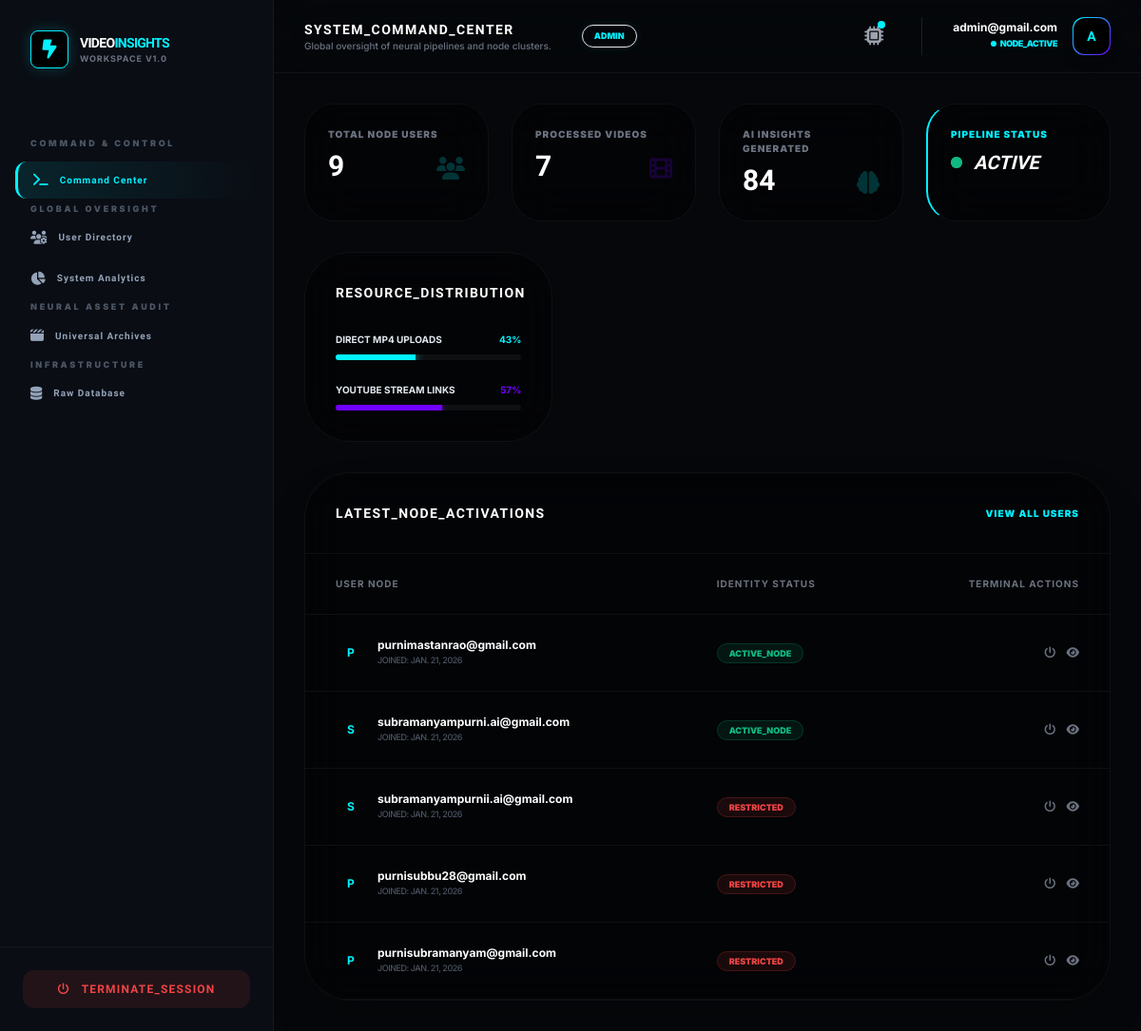
The app's page /analysis/admin/dashboard/ (signed in), older data.
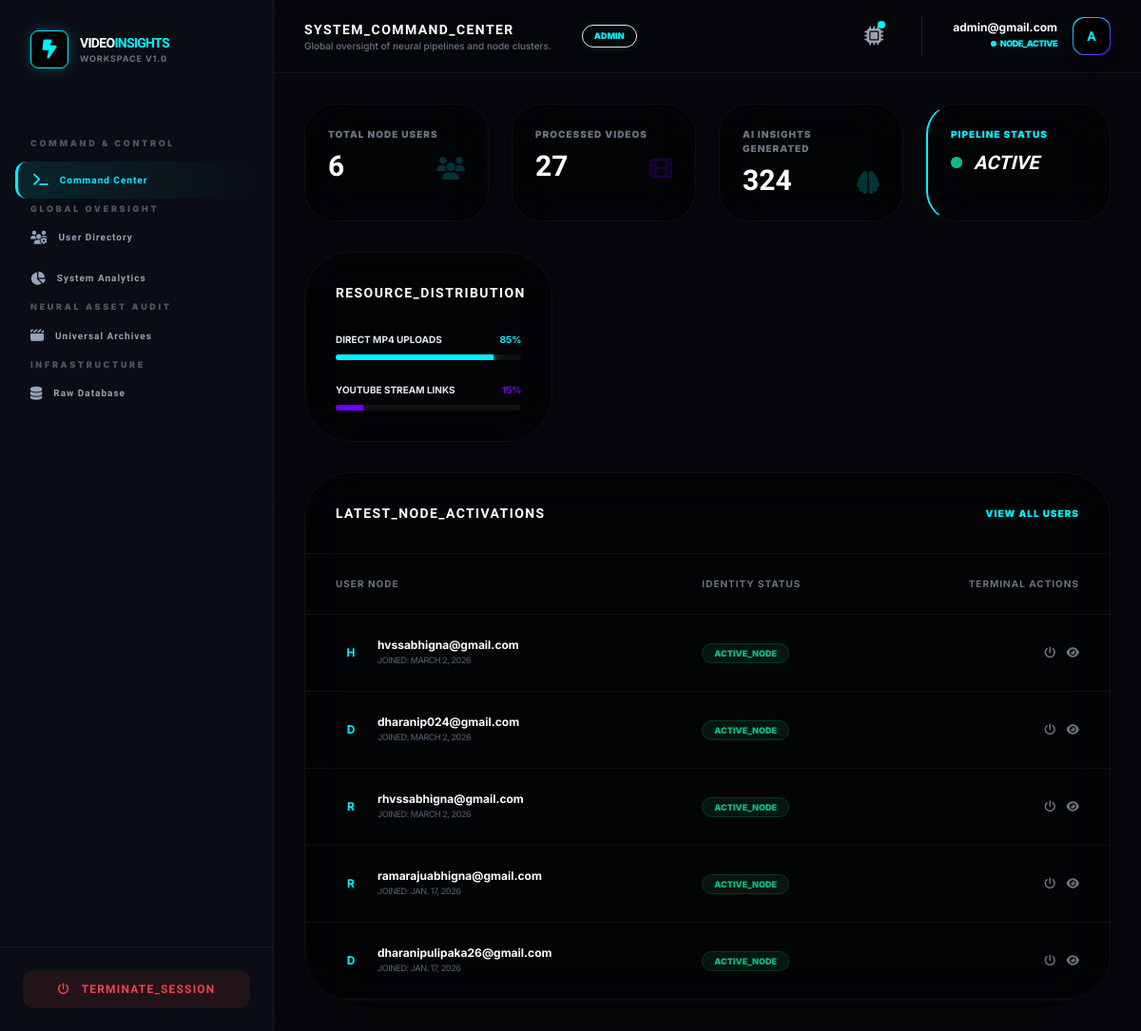
The same page, newer data.
### accounts/models.py (models this page shows, shortened)
class User(AbstractUser):
    username = None
    email = models.EmailField(unique=True)
    ROLE_CHOICES = (
        ('admin', 'Admin'),
        ('user', 'User'),
    )
    role = models.CharField(max_length=10, choices=ROLE_CHOICES, default='user')
    is_verified = models.BooleanField(default=False)
    login_count = models.PositiveIntegerField(default=0)
    USERNAME_FIELD = 'email'
    REQUIRED_FIELDS = []
    objects = CustomUserManager()

### analysis/views.py (the view)
# urls.py: path('admin/dashboard/', views.admin_dashboard, name='admin_dashboard'),
@user_passes_test(is_admin)
def admin_dashboard(request):
    all_users = User.objects.all().order_by('-date_joined')
    all_vids = VideoAnalysis.objects.all()
    total = all_vids.count()
    yt_count = all_vids.filter(video_file="").count()
    stats = {
        'total_users': all_users.count(),
        'total_videos': total,
        'total_insights': total * 12,
        'mp4_percent': (100 - (yt_count / total * 100)) if total > 0 else 65,
        'yt_percent': (yt_count / total * 100) if total > 0 else 35
    }
    return render(request, 'admin_dashboard.html', {'stats': stats, 'node_users': all_users[:5]})

### analysis/views.py (called while the page is built)
def is_admin(user):
    return user.is_authenticated and user.role == 'admin'

### templates/admin_dashboard.html (shortened to what the changed rows need)
{% extends "base2.html" %}
{% load i18n %}
{% block page_title %}SYSTEM_COMMAND_CENTER{% endblock %}
{% block content %}
<div class="space-y-8 animate-fade-in">
    <div class="grid grid-cols-1 md:grid-cols-2 lg:grid-cols-4 gap-6">
        <div class="bg-black/40 border border-white/5 p-6 rounded-[2rem] backdrop-blur-xl">
            <div class="flex items-end justify-between">
                <h3 class="orbitron text-3xl font-black text-white">{{ stats.total_users }}</h3>
                <i class="fa fa-users text-[var(--accent-cyan)] opacity-20 text-2xl"></i>
            </div>
        </div>
        <div class="bg-black/40 border border-white/5 p-6 rounded-[2rem] backdrop-blur-xl">
            <div class="flex items-end justify-between">
                <h3 class="orbitron text-3xl font-black text-white">{{ stats.total_videos }}</h3>
                <i class="fa fa-film text-[var(--accent-purple)] opacity-20 text-2xl"></i>
            </div>
        </div>
        <div class="bg-black/40 border border-white/5 p-6 rounded-[2rem] backdrop-blur-xl">
            <div class="flex items-end justify-between">
                <h3 class="orbitron text-3xl font-black text-white">{{ stats.total_insights }}</h3>
                <i class="fa fa-brain text-[var(--accent-cyan)] opacity-20 text-2xl"></i>
            </div>
        </div>
    </div>
    <div class="grid lg:grid-cols-3 gap-8">
        <div class="bg-black/40 border border-white/5 p-8 rounded-[3rem] backdrop-blur-xl">
            <div class="space-y-6">
                <div>
                    <div class="flex justify-between text-[10px] font-bold uppercase mb-2">
                        <span>Direct MP4 Uploads</span>
                        <span class="text-[var(--accent-cyan)]">{{ stats.mp4_percent|floatformat:0 }}%</span>
                    </div>
                    <div class="h-1.5 w-full bg-white/5 rounded-full overflow-hidden">
                        <div class="h-full bg-[var(--accent-cyan)] transition-all duration-1000 shadow-[0_0_10px_var(--accent-cyan)]" style="width: {{ stats.mp4_percent }}%"></div>
                    </div>
                </div>
                <div>
                    <div class="flex justify-between text-[10px] font-bold uppercase mb-2">
                        <span>YouTube Stream Links</span>
                        <span class="text-[var(--accent-purple)]">{{ stats.yt_percent|floatformat:0 }}%</span>
                    </div>
                    <div class="h-1.5 w-full bg-white/5 rounded-full overflow-hidden">
                        <div class="h-full bg-[var(--accent-purple)] transition-all duration-1000 shadow-[0_0_10px_var(--accent-purple)]" style="width: {{ stats.yt_percent }}%"></div>
                    </div>
                </div>
            </div>
        </div>
    </div>
    <div class="bg-black/40 border border-white/5 rounded-[3rem] backdrop-blur-xl overflow-hidden shadow-2xl">
        <div class="overflow-x-auto">
            <table class="w-full text-left">
                <thead>
                    <tr class="text-[10px] font-black text-gray-500 uppercase tracking-widest border-b border-white/5">
                        <th class="px-8 py-6">User Node</th>
                        <th class="px-8 py-6">Identity Status</th>
                        <th class="px-8 py-6 text-right">Terminal Actions</th>
                    </tr>
                </thead>
                <tbody class="text-xs font-medium">
                    {% for user_node in node_users %}
                    <tr class="border-b border-white/5 hover:bg-white/[0.02] transition-colors">
                        <td class="px-8 py-6 flex items-center gap-3">
                            <div class="w-8 h-8 rounded-lg bg-[var(--accent-cyan)]/10 text-[var(--accent-cyan)] flex items-center justify-center font-bold">{{ user_node.email|first|upper }}</div>
                            <div>
                                <p class="text-white font-bold">{{ user_node.email }}</p>
                                <p class="text-[9px] text-gray-600 uppercase tracking-tighter">Joined: {{ user_node.date_joined|date:"N j, Y" }}</p>
                            </div>
                        </td>
                        <td class="px-8 py-6">
                            {% if user_node.is_active %}
                                <span class="px-3 py-1 bg-emerald-500/10 text-emerald-500 rounded-full text-[9px] font-black uppercase border border-emerald-500/20">Active_Node</span>
                            {% else %}
                                <span class="px-3 py-1 bg-red-500/10 text-red-500 rounded-full text-[9px] font-black uppercase border border-red-500/20">Restricted</span>
                            {% endif %}
                        </td>
                        <td class="px-8 py-6 text-right">
                            <button class="text-gray-500 hover:text-red-500 transition-colors mx-2"><i class="fa fa-power-off"></i></button>
                            <button class="text-gray-500 hover:text-[var(--accent-cyan)] transition-colors"><i class="fa fa-eye"></i></button>
                        </td>
                    </tr>
                    {% empty %}
                    <tr>
                        <td colspan="3" class="px-8 py-10 text-center text-gray-600 italic">No active user nodes detected in current database sync.</td>
                    </tr>
                    {% endfor %}
                </tbody>
            </table>
        </div>
    </div>
</div>
{% endblock %}

Row changes from the older to the newer data that the page shows:
removed User: email|first "P", email "purnimastanrao@gmail.com", date_joined "JAN. 21, 2026", is_active "ACTIVE_NODE"
removed User: email|first "S", email "subramanyampurni.ai@gmail.com", date_joined "JAN. 21, 2026", is_active "ACTIVE_NODE"
removed User: email|first "S", email "subramanyampurnii.ai@gmail.com", date_joined "JAN. 21, 2026", is_active "RESTRICTED"
removed User: email|first "P", email "purnisubbu28@gmail.com", date_joined "JAN. 21, 2026", is_active "RESTRICTED"
removed User: email|first "P", email "purnisubramanyam@gmail.com", date_joined "JAN. 21, 2026", is_active "RESTRICTED"
added User: email|first "H", email "hvssabhigna@gmail.com", date_joined "MARCH 2, 2026", is_active "ACTIVE_NODE"
added User: email|first "D", email "dharanip024@gmail.com", date_joined "MARCH 2, 2026", is_active "ACTIVE_NODE"
now on this page (row edited): User: email|first "R", email "rhvssabhigna@gmail.com", date_joined "MARCH 2, 2026", is_active "ACTIVE_NODE"
now on this page (row edited): User: email|first "R", email "ramarajuabhigna@gmail.com", date_joined "JAN. 17, 2026", is_active "ACTIVE_NODE"
now on this page (row edited): User: email|first "D", email "dharanipulipaka26@gmail.com", date_joined "JAN. 17, 2026", is_active "ACTIVE_NODE"
Text that changed along with them:
{{ stats.total_users }}: "9" → "6"
{{ stats.total_videos }}: "7" → "27"
{{ stats.total_insights }}: "84" → "324"
{{ stats.mp4_percent|floatformat:0 }}: "43" → "85"
{{ stats.mp4_percent }}: 42.85714285714286 → 85.18518518518519 (drawn)
{{ stats.yt_percent|floatformat:0 }}: "57" → "15"
{{ stats.yt_percent }}: 57.14285714285714 → 14.814814814814813 (drawn)
